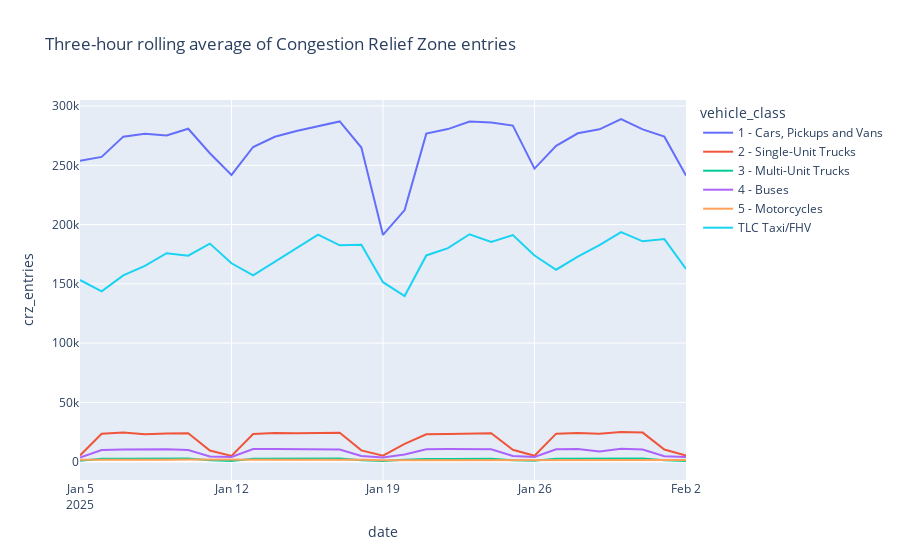

The code cell stored with this chart in its notebook:
### Code cell
entries_by_loc = entries_by_loc.reset_index()
entries_by_loc = entries_by_loc.rename(columns={"toll_10_minute_block": "date"})

fig = px.line(
    entries_by_loc,
    x="date",
    y="crz_entries",
    color="vehicle_class",
    title="Three-hour rolling average of Congestion Relief Zone entries",
)
fig.show()
